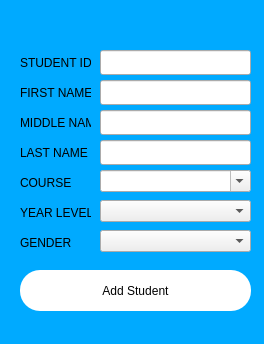
<?xml version="1.0" encoding="UTF-8"?>
<ui version="4.0">
 <class>MainWindow</class>
 <widget class="QMainWindow" name="MainWindow">
  <property name="geometry">
   <rect>
    <x>0</x>
    <y>0</y>
    <width>264</width>
    <height>344</height>
   </rect>
  </property>
  <property name="windowTitle">
   <string>Add Student</string>
  </property>
  <property name="windowIcon">
   <iconset>
    <normaloff>../images/main_icon.png</normaloff>../images/main_icon.png</iconset>
  </property>
  <widget class="QWidget" name="centralwidget">
   <widget class="QWidget" name="header" native="true">
    <property name="geometry">
     <rect>
      <x>0</x>
      <y>0</y>
      <width>271</width>
      <height>401</height>
     </rect>
    </property>
    <property name="styleSheet">
     <string notr="true">#header{
background-color: rgb(0, 170, 255);
}</string>
    </property>
    <widget class="QLabel" name="labelID">
     <property name="geometry">
      <rect>
       <x>20</x>
       <y>55</y>
       <width>71</width>
       <height>16</height>
      </rect>
     </property>
     <property name="text">
      <string>STUDENT ID</string>
     </property>
    </widget>
    <widget class="QLineEdit" name="lineEdit">
     <property name="geometry">
      <rect>
       <x>100</x>
       <y>50</y>
       <width>151</width>
       <height>25</height>
      </rect>
     </property>
    </widget>
    <widget class="QLabel" name="labelfirstname">
     <property name="geometry">
      <rect>
       <x>20</x>
       <y>85</y>
       <width>71</width>
       <height>16</height>
      </rect>
     </property>
     <property name="text">
      <string>FIRST NAME</string>
     </property>
    </widget>
    <widget class="QLineEdit" name="lineEdit_2">
     <property name="geometry">
      <rect>
       <x>100</x>
       <y>80</y>
       <width>151</width>
       <height>25</height>
      </rect>
     </property>
    </widget>
    <widget class="QLabel" name="labelmiddlename">
     <property name="geometry">
      <rect>
       <x>20</x>
       <y>115</y>
       <width>71</width>
       <height>16</height>
      </rect>
     </property>
     <property name="text">
      <string>MIDDLE NAME</string>
     </property>
    </widget>
    <widget class="QLineEdit" name="lineEdit_3">
     <property name="geometry">
      <rect>
       <x>100</x>
       <y>110</y>
       <width>151</width>
       <height>25</height>
      </rect>
     </property>
    </widget>
    <widget class="QLabel" name="labelcourse">
     <property name="geometry">
      <rect>
       <x>20</x>
       <y>175</y>
       <width>71</width>
       <height>16</height>
      </rect>
     </property>
     <property name="text">
      <string>COURSE</string>
     </property>
    </widget>
    <widget class="QLabel" name="labellastname">
     <property name="geometry">
      <rect>
       <x>20</x>
       <y>145</y>
       <width>71</width>
       <height>16</height>
      </rect>
     </property>
     <property name="text">
      <string>LAST NAME</string>
     </property>
    </widget>
    <widget class="QLineEdit" name="lineEdit_6">
     <property name="geometry">
      <rect>
       <x>100</x>
       <y>140</y>
       <width>151</width>
       <height>25</height>
      </rect>
     </property>
    </widget>
    <widget class="QLabel" name="labelyearlevel">
     <property name="geometry">
      <rect>
       <x>20</x>
       <y>205</y>
       <width>71</width>
       <height>16</height>
      </rect>
     </property>
     <property name="text">
      <string>YEAR LEVEL</string>
     </property>
    </widget>
    <widget class="QLabel" name="labelgender">
     <property name="geometry">
      <rect>
       <x>20</x>
       <y>235</y>
       <width>71</width>
       <height>16</height>
      </rect>
     </property>
     <property name="text">
      <string>GENDER</string>
     </property>
    </widget>
    <widget class="QComboBox" name="comboBox">
     <property name="geometry">
      <rect>
       <x>100</x>
       <y>170</y>
       <width>151</width>
       <height>22</height>
      </rect>
     </property>
     <property name="editable">
      <bool>true</bool>
     </property>
    </widget>
    <widget class="QComboBox" name="comboBox_2">
     <property name="geometry">
      <rect>
       <x>100</x>
       <y>200</y>
       <width>151</width>
       <height>22</height>
      </rect>
     </property>
    </widget>
    <widget class="QComboBox" name="comboBox_3">
     <property name="geometry">
      <rect>
       <x>100</x>
       <y>230</y>
       <width>151</width>
       <height>22</height>
      </rect>
     </property>
    </widget>
    <widget class="QPushButton" name="pushButton">
     <property name="geometry">
      <rect>
       <x>20</x>
       <y>270</y>
       <width>231</width>
       <height>41</height>
      </rect>
     </property>
     <property name="styleSheet">
      <string notr="true">#pushButton{
broder: 1px solid white;
background-color: white;
border-radius: 20px;
}</string>
     </property>
     <property name="text">
      <string>Add Student</string>
     </property>
    </widget>
   </widget>
  </widget>
 </widget>
 <resources/>
 <connections/>
</ui>
